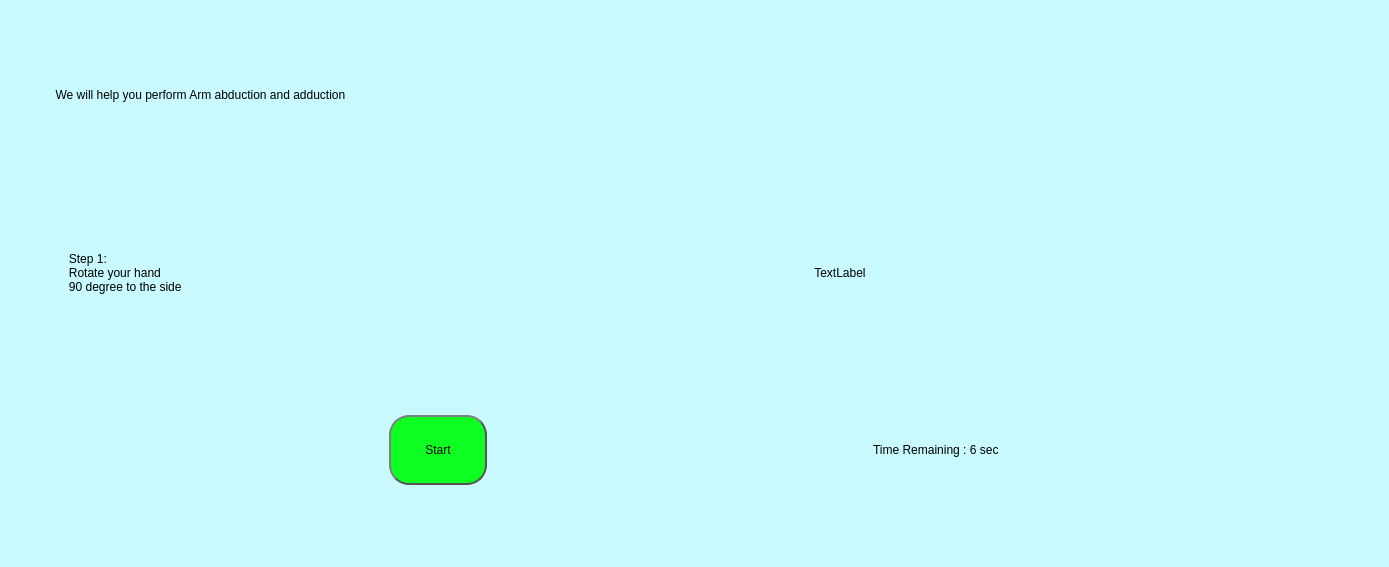
<?xml version="1.0" encoding="UTF-8"?>
<ui version="4.0">
 <class>MainWindow</class>
 <widget class="QMainWindow" name="MainWindow">
  <property name="geometry">
   <rect>
    <x>0</x>
    <y>0</y>
    <width>1389</width>
    <height>567</height>
   </rect>
  </property>
  <property name="windowTitle">
   <string>MainWindow</string>
  </property>
  <property name="styleSheet">
   <string notr="true">background-color: rgb(200, 250, 255);</string>
  </property>
  <widget class="QWidget" name="centralwidget">
   <layout class="QVBoxLayout" name="verticalLayout_2">
    <item>
     <widget class="QLabel" name="title">
      <property name="styleSheet">
       <string notr="true">font: 75 30pt &quot;MS Shell Dlg 2&quot;;</string>
      </property>
      <property name="text">
       <string>              We will help you perform Arm abduction and adduction</string>
      </property>
     </widget>
    </item>
    <item>
     <layout class="QHBoxLayout" name="horizontalLayout_3">
      <item>
       <widget class="QLabel" name="step">
        <property name="enabled">
         <bool>true</bool>
        </property>
        <property name="sizePolicy">
         <sizepolicy hsizetype="Preferred" vsizetype="Preferred">
          <horstretch>0</horstretch>
          <verstretch>0</verstretch>
         </sizepolicy>
        </property>
        <property name="styleSheet">
         <string notr="true">font: 30pt &quot;MS Shell Dlg 2&quot;;</string>
        </property>
        <property name="text">
         <string>                  Step 1:
                  Rotate your hand 
                  90 degree to the side</string>
        </property>
       </widget>
      </item>
      <item>
       <widget class="QLabel" name="gif">
        <property name="sizePolicy">
         <sizepolicy hsizetype="Preferred" vsizetype="Preferred">
          <horstretch>0</horstretch>
          <verstretch>0</verstretch>
         </sizepolicy>
        </property>
        <property name="text">
         <string>                                   TextLabel</string>
        </property>
       </widget>
      </item>
     </layout>
    </item>
    <item>
     <layout class="QHBoxLayout" name="horizontalLayout_4">
      <item>
       <widget class="QPushButton" name="startButton">
        <property name="sizePolicy">
         <sizepolicy hsizetype="Fixed" vsizetype="Fixed">
          <horstretch>0</horstretch>
          <verstretch>0</verstretch>
         </sizepolicy>
        </property>
        <property name="minimumSize">
         <size>
          <width>98</width>
          <height>70</height>
         </size>
        </property>
        <property name="styleSheet">
         <string notr="true">
QPushButton {
	font: 20pt &quot;MS Shell Dlg 2&quot;;
    border: 2px solid #555;
    border-radius: 20px;
    border-style: outset;
    background-color: rgb(14, 255, 34);
    padding: 15px;
    }

QPushButton:hover {
    background-color: rgb(7, 255, 119);
    }

QPushButton:pressed {
    border-style: inset;
    background: qradialgradient(
        cx: 0.4, cy: -0.1, fx: 0.4, fy: -0.1,
        radius: 1.35, stop: 0 #fff, stop: 1 #ddd
        );
    }</string>
        </property>
        <property name="text">
         <string>Start</string>
        </property>
       </widget>
      </item>
      <item>
       <widget class="QLabel" name="time">
        <property name="sizePolicy">
         <sizepolicy hsizetype="Fixed" vsizetype="Preferred">
          <horstretch>0</horstretch>
          <verstretch>0</verstretch>
         </sizepolicy>
        </property>
        <property name="styleSheet">
         <string notr="true">font: 30pt &quot;MS Shell Dlg 2&quot;;</string>
        </property>
        <property name="text">
         <string>Time Remaining : 6 sec</string>
        </property>
       </widget>
      </item>
     </layout>
    </item>
   </layout>
  </widget>
  <widget class="QMenuBar" name="menubar">
   <property name="geometry">
    <rect>
     <x>0</x>
     <y>0</y>
     <width>1389</width>
     <height>26</height>
    </rect>
   </property>
  </widget>
  <widget class="QStatusBar" name="statusbar"/>
 </widget>
 <resources/>
 <connections/>
</ui>
